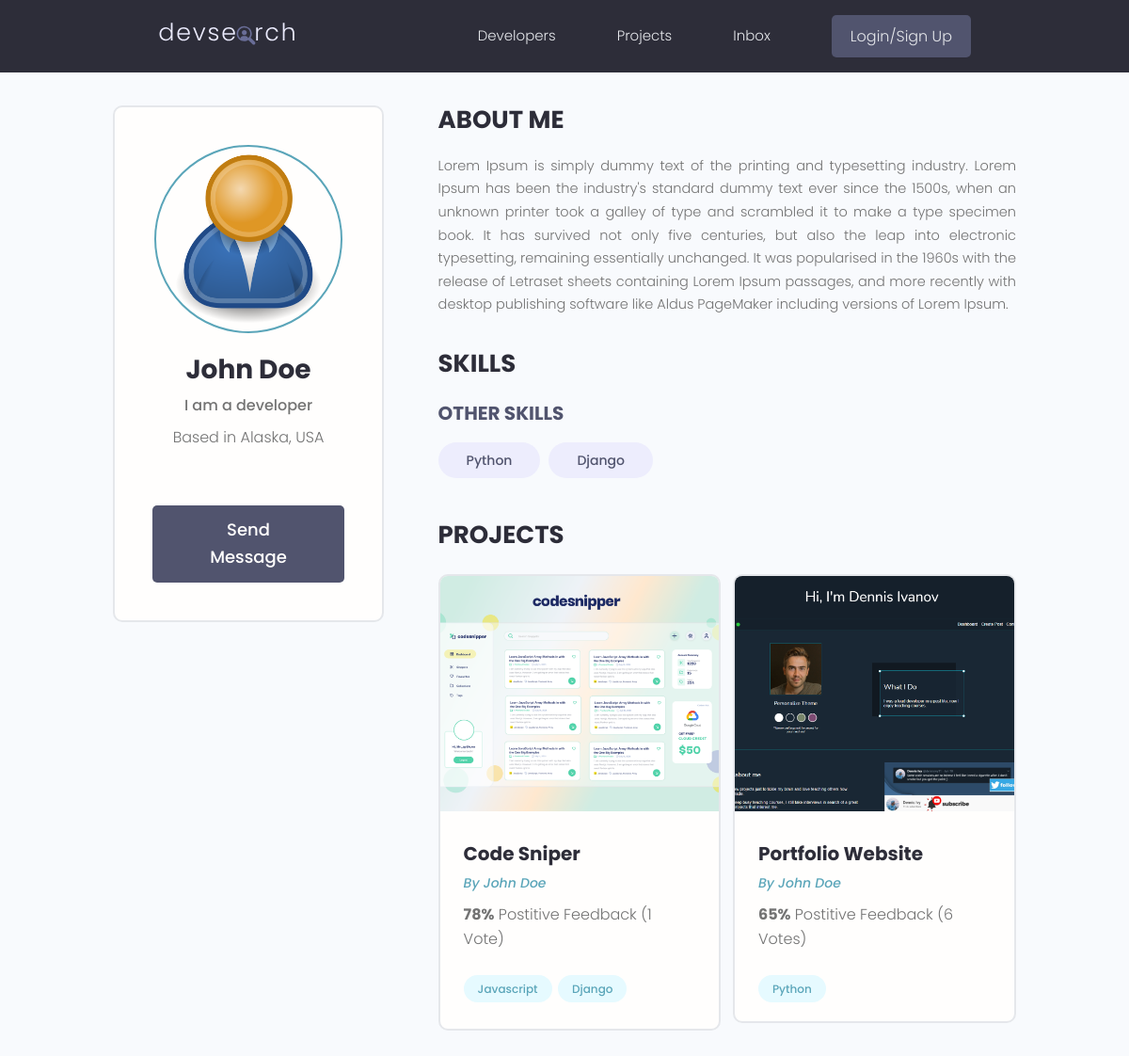
The app's page /profile/9500a5e1-e321-4b14-81f2-7b678d732ad4/, older data.
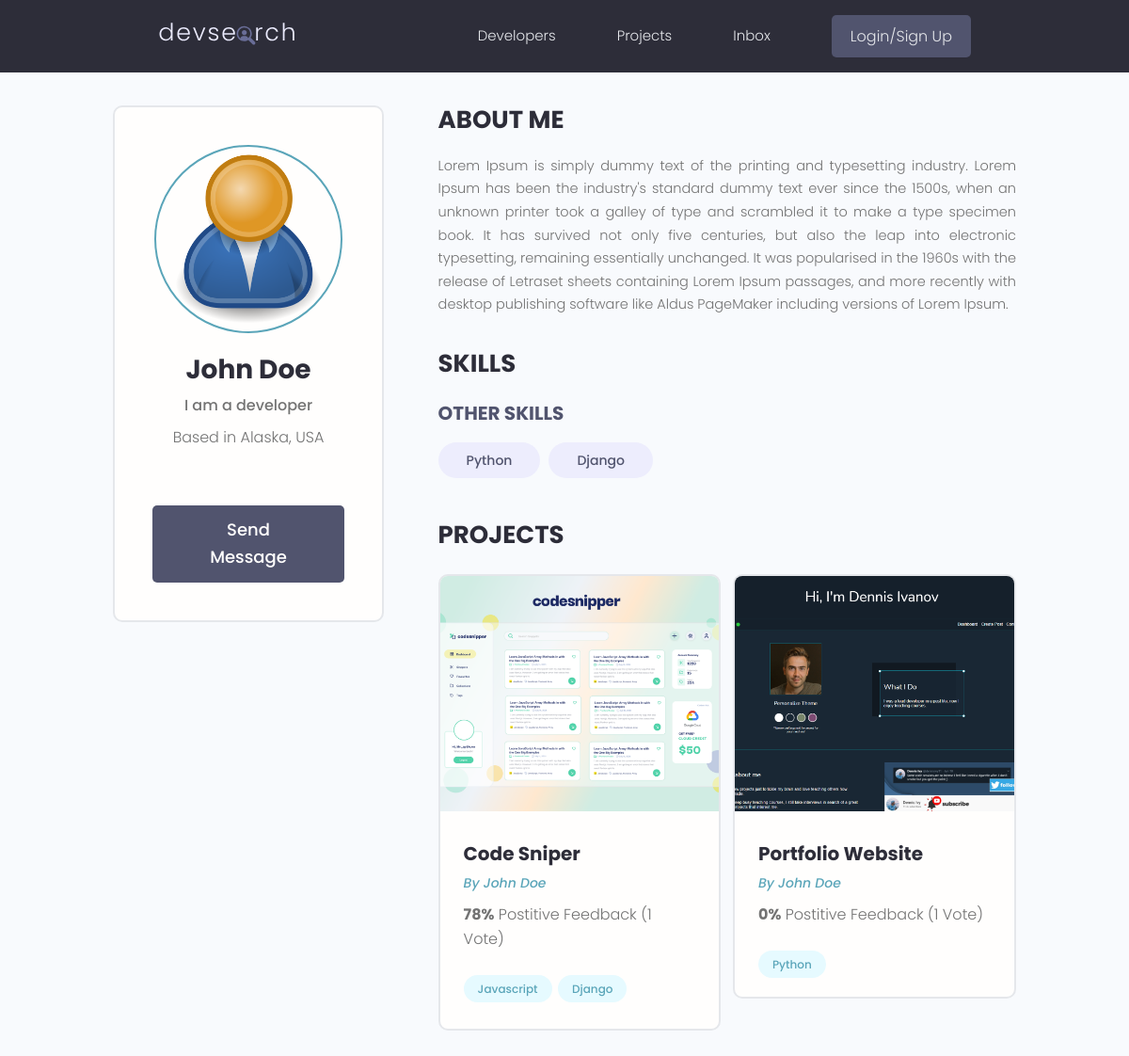
The same page, newer data.
### projects/models.py (models this page shows, shortened)
class Project(models.Model):
    owner = models.ForeignKey(Profile, null=True, blank=True, on_delete=models.SET_NULL) # one to many
    title = models.CharField(max_length=200)
    description = models.TextField(null=True, blank = True)
    featured_image = models.ImageField(null=True, blank=True, default="default.jpg") # profile picture and default image , also pip install pillow
    demo_link = models.CharField(max_length=2000, null=True, blank=True)
    source_link = models.CharField(max_length=2000, null=True , blank=True)
    tags = models.ManyToManyField('Tag',blank=True) # tag in quotes because the Tag model is below, if its above no need quotes
    vote_total = models.IntegerField(default=0,null=True,blank=True)
    vote_ratio = models.IntegerField(default=0,null=True,blank=True)
    created = models.DateTimeField(auto_now_add=True)
    id = models.UUIDField(default=uuid.uuid4, unique=True, primary_key=True, editable=False)
    class Meta:
        ordering = ['-vote_ratio','-vote_total', 'title'] #high ratio and high total will be sorted first

### users/models.py (models this page shows, shortened)
class Profile(models.Model):
    user = models.OneToOneField(User, on_delete=models.CASCADE, null=True, blank=True)
    name = models.CharField(max_length=200, blank=True, null=True)
    email = models.EmailField(max_length=500, blank=True, null=True)
    username = models.CharField(max_length=200, blank=True, null=True)
    location = models.CharField(max_length=200, blank=True, null=True)
    short_intro = models.CharField(max_length=200, blank=True, null=True)
    bio = models.TextField(blank=True, null=True)
    profile_image = models.ImageField(null=True, blank=True, upload_to='profiles/', default="profiles/user-default.png") # upload it to the profiles folder under static
    social_github = models.CharField(max_length=200, blank=True, null=True)
    social_twitter = models.CharField(max_length=200, blank=True, null=True)
    social_linkedin = models.CharField(max_length=200, blank=True, null=True)
    social_youtube= models.CharField(max_length=200, blank=True, null=True)
    social_website = models.CharField(max_length=200, blank=True, null=True)
    created = models.DateTimeField(auto_now_add=True)
    id = models.UUIDField(default=uuid.uuid4, unique=True, primary_key=True, editable=False)

### users/views.py (the view)
# urls.py: path('profile/<str:pk>/',views.userProfile, name="user-profile"),
def userProfile(request,pk):
    profile = Profile.objects.get(id=pk)
    topSkills = profile.skill_set.exclude(description__exact="") # filters skills with no description
    otherSkills = profile.skill_set.filter(description="") # give skills with empty description
    context={'profile': profile, 'topSkills':topSkills, 'otherSkills':otherSkills}
    return render(request,'users/user-profile.html',context)

### projects/models.py (called while the page is built)
    def __str__(self) :
        return self.name

### users/models.py (called while the page is built)
    def __str__(self): #converts an object method to a string
        return str(self.name)

### users/templates/users/user-profile.html (shortened to what this page needs)
{% extends 'main.html' %}
{% block content %}
<main class="profile my-md">
    <div class="container">
      <div class="layout">
        <div class="column column--1of3">
          <div class="card text-center">
            <div class="card__body dev">
              <img class="avatar avatar--xl" src="{{ profile.profile_image.url }}" />
              <h2 class="dev__name">{{profile.name}}</h2>
              <p class="dev__title">{{profile.short_intro}}</p>
              <p class="dev__location">Based in {{profile.location}}</p>
              <a href="#" class="btn btn--sub btn--lg">Send Message </a>
            </div>
          </div>
        </div>
        <div class="column column--2of3">
          <div class="devInfo">
            <h3 class="devInfo__title">About Me</h3>
            <p class="devInfo__about">{{profile.bio}}</p>
          </div>
          <div class="devInfo">
            <h3 class="devInfo__title">Skills</h3>
            <div class="devInfo__skills">
              <h3 class="devInfo__subtitle">Other Skills</h3>
              <div class="devInfo__otherSkills">
                {% for skill in otherSkills %}
                <span class="tag tag--pill tag--sub tag--lg">
                  <small>{{skill}}</small>
                </span>
                {% endfor %}
              </div>
            </div>
          </div>
          <div class="devInfo">
            <h3 class="devInfo__title">Projects</h3>
            <div class="grid grid--two">
              {% for project in profile.project_set.all %}
              <div class="column">
                <div class="card project">
                  <a href="{% url 'project' project.id %}" class="project">
                    <img class="project__thumbnail" src="{{project.featured_image.url}}" alt="project thumbnail" />
                    <div class="card__body">
                      <h3 class="project__title">{{project.title}}</h3>
                      <p><a class="project__author" href="{% url 'user-profile' project.owner.id %}">By {{project.owner.name}}</a></p>
                      <p class="project--rating">
                        <span style="font-weight: bold;">{{project.vote_ratio}}%</span> Postitive
                        Feedback ({{project.vote_total}} Vote{{project.vote_total| pluralize:"s"}})
                      </p>
                      <div class="project__tags">
                        {% for tag in project.tags.all %}
                        <span class="tag tag--pill tag--main">
                          <small>{{tag}}</small>
                        </span>
                        {% endfor %}
                      </div>
                    </div>
                  </a>
                </div>
              </div>
              {% endfor %}
            </div>
          </div>
        </div>
      </div>
    </div>
  </main>
{% endblock content %}

Row changes from the older to the newer data that the page shows:
changed Project "Portfolio Website": vote_ratio "65" → "0"; vote_total "6" → "1"; vote_total|pluralize "s" → (not shown)
